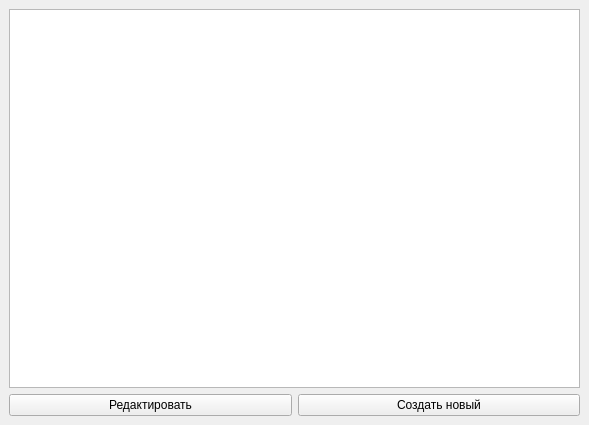
<?xml version="1.0" encoding="UTF-8"?>
<ui version="4.0">
 <class>MainWindow</class>
 <widget class="QMainWindow" name="MainWindow">
  <property name="geometry">
   <rect>
    <x>0</x>
    <y>0</y>
    <width>589</width>
    <height>425</height>
   </rect>
  </property>
  <property name="windowTitle">
   <string>Cappuccino</string>
  </property>
  <widget class="QWidget" name="centralwidget">
   <layout class="QVBoxLayout" name="verticalLayout">
    <item>
     <widget class="QTableWidget" name="tableWidget"/>
    </item>
    <item>
     <layout class="QHBoxLayout" name="horizontalLayout">
      <item>
       <widget class="QPushButton" name="editPushButton">
        <property name="text">
         <string>Редактировать</string>
        </property>
       </widget>
      </item>
      <item>
       <widget class="QPushButton" name="newPushButton">
        <property name="text">
         <string>Создать новый</string>
        </property>
       </widget>
      </item>
     </layout>
    </item>
   </layout>
  </widget>
 </widget>
 <resources/>
 <connections/>
</ui>
